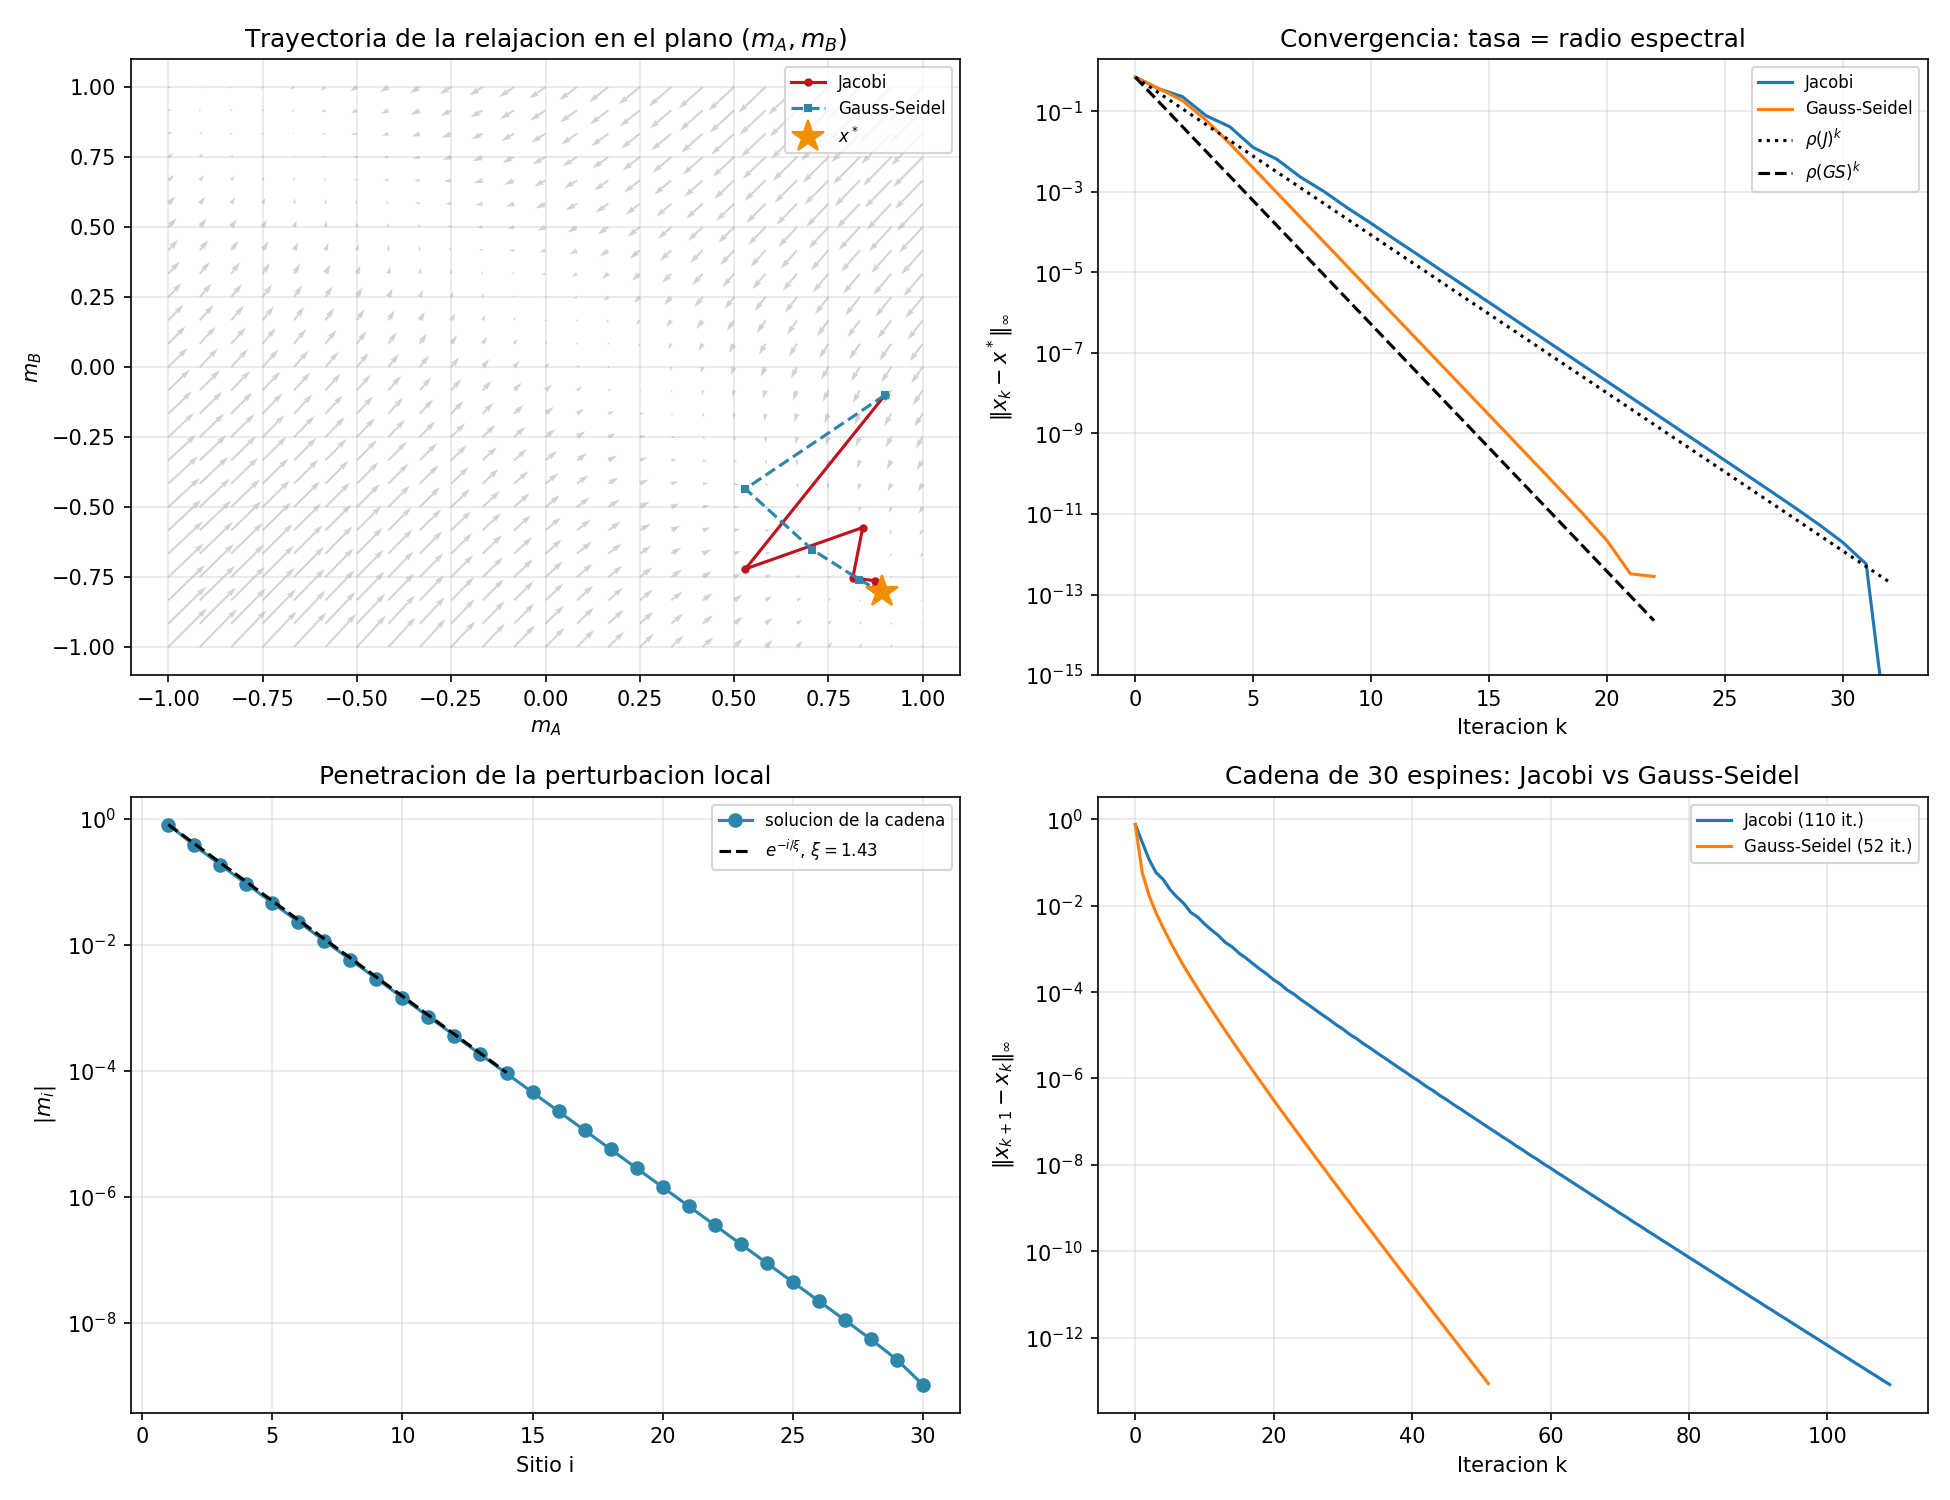

This figure's Python source:
r"""
=============================================================================
 TEMA: Metodo de relajacion de dos o mas variables
 CURSO: Fisica Computacional II
=============================================================================

EXTENSION A VARIAS VARIABLES Y SU JUSTIFICACION
-----------------------------------------------------------------
Un sistema de n ecuaciones no lineales que se escribe como

        x_1 = f_1(x_1,...,x_n)
        ...                         <=>      x = F(x) ,   x in R^n
        x_n = f_n(x_1,...,x_n)

se resuelve igual que en una variable: x^{(k+1)} = F(x^{(k)}). Para el
analisis del error se repite el argumento de Taylor, ahora en varias
variables. Con e^{(k)} = x^{(k)} - x*:

    e^{(k+1)} = F(x* + e^{(k)}) - F(x*) = J e^{(k)} + O(|e|^2) ,
    J_ij = d f_i / d x_j  evaluada en x*     (matriz jacobiana).

La derivada f'(x*) de una variable es reemplazada por la matriz J. Iterando,
e^{(k)} ~ J^k e^{(0)}. Si J es diagonalizable, J^k = V diag(mu_i^k) V^{-1},
de modo que e^{(k)} -> 0 para todo e^{(0)} si y solo si TODOS los
eigenvalores cumplen |mu_i| < 1, es decir

        radio espectral  rho(J) = max_i |mu_i| < 1 .

Y la velocidad asintotica es e^{(k)} ~ rho(J)^k (la direccion con el mayor
|mu| es la que tarda mas en extinguirse). Esta es la generalizacion exacta
de |f'(x*)| < 1 (y por eso aqui se usan los eigenvalores del script 7).

DOS VARIANTES (Jacobi y Gauss-Seidel)
-----------------------------------------------------------------
 * Jacobi (simultanea): todas las componentes nuevas se calculan con el vector
   VIEJO:  x_i^{new} = f_i(x^{old}).
 * Gauss-Seidel (secuencial): cada componente usa de inmediato las ya
   actualizadas:  x_i^{new} = f_i(x_1^{new},...,x_{i-1}^{new}, x_i^{old},...).
   Si J = L + U (L = parte estrictamente triangular inferior, U = resto), el
   error obedece e^{new} = L e^{new} + U e^{old}, es decir
        e^{new} = (I - L)^{-1} U e^{old} ,
   y la tasa es el radio espectral de (I-L)^{-1} U. Es la misma idea que
   Gauss-Seidel en sistemas lineales (y SOR, que le anade un factor omega).

EJEMPLO FISICO 1: campo medio con dos subredes (antiferromagneto)
-----------------------------------------------------------------
Dos subredes A y B de espines con acoplamiento ferromagnetico intrasubred
(a = z1 J1/kT > 0), antiferromagnetico intersubred (b = z2 J2/kT < 0) y un
campo externo reducido H = mu B/kT. Las magnetizaciones reducidas cumplen

    m_A = tanh( a m_A + b m_B + H )
    m_B = tanh( a m_B + b m_A + H )

Dos incognitas acopladas: es un punto fijo en R^2.
Verificacion independiente: con H = 0 el estado antiferromagnetico tiene
m_B = -m_A = -m, y las dos ecuaciones se reducen a UNA sola,
m = tanh((a - b) m), que es exactamente el problema del script 9 con
1/t = a - b. El resultado 2D debe reproducirlo.

EJEMPLO FISICO 2: cadena de N espines en campo medio (n variables)
-----------------------------------------------------------------
Cadena abierta de N espines con acoplamiento K = J/kT entre vecinos y un
campo local h_1 solo en el primer sitio (una "sonda" en el extremo):

        m_i = tanh( K (m_{i-1} + m_{i+1}) + h_i ) ,   m_0 = m_{N+1} = 0 .

El perfil m_i muestra como la perturbacion local penetra en la cadena: decae
exponencialmente con la distancia (longitud de correlacion).
"""

import numpy as np
import matplotlib.pyplot as plt

np.set_printoptions(precision=6, suppress=True, linewidth=120)


# =========================================================================
# 1) Relajacion multivariable (Jacobi y Gauss-Seidel)
# =========================================================================
def relajacion_nd(F, x0, metodo="jacobi", tol=1e-12, max_iter=20000):
    """
    F : funcion R^n -> R^n.
    metodo : "jacobi" (actualizacion simultanea) o "gs" (Gauss-Seidel).
    Devuelve la lista de iterados y el historial de ||x_{k+1} - x_k||_inf.
    Para "gs" se evalua F(x) completo pero solo se toma la componente i
    (es didactico; no es la implementacion mas barata).
    """
    x = np.array(x0, dtype=float)
    xs = [x.copy()]
    pasos = []
    for _ in range(max_iter):
        x_old = x.copy()
        if metodo == "jacobi":
            x = F(x_old)
        else:
            x = x_old.copy()
            for i in range(len(x)):
                x[i] = F(x)[i]            # usa las componentes ya actualizadas
        xs.append(x.copy())
        pasos.append(np.max(np.abs(x - x_old)))
        if pasos[-1] < tol:
            break
    return np.array(xs), np.array(pasos)


def radio_espectral(M):
    return np.max(np.abs(np.linalg.eigvals(M)))


def tasa_gauss_seidel(J):
    """Radio espectral de (I - L)^{-1} U con J = L + U."""
    L = np.tril(J, -1)
    U = J - L
    return radio_espectral(np.linalg.solve(np.eye(len(J)) - L, U))


# =========================================================================
# 2) Ejemplo 1: dos subredes
# =========================================================================
a, b = 0.3, -1.2          # acoplamientos reducidos (adimensionales)
H = 0.2


def F_subredes(x, H=H):
    mA, mB = x
    return np.array([np.tanh(a * mA + b * mB + H),
                     np.tanh(a * mB + b * mA + H)])


def jacobiana_subredes(x, H=H):
    mA, mB = x
    sA = 1 - np.tanh(a * mA + b * mB + H) ** 2      # sech^2 del argumento
    sB = 1 - np.tanh(a * mB + b * mA + H) ** 2
    return np.array([[a * sA, b * sA],
                     [b * sB, a * sB]])


x0 = np.array([0.9, -0.1])
xs_j, pasos_j = relajacion_nd(F_subredes, x0, "jacobi")
xs_g, pasos_g = relajacion_nd(F_subredes, x0, "gs")
x_star = xs_j[-1]

J_star = jacobiana_subredes(x_star)
rho_j = radio_espectral(J_star)
rho_g = tasa_gauss_seidel(J_star)

print("=" * 70)
print("EJEMPLO 1: dos subredes, a=%.2f, b=%.2f, H=%.2f" % (a, b, H))
print("=" * 70)
print(f"Punto fijo: m_A = {x_star[0]:.10f}, m_B = {x_star[1]:.10f}")
print(f"Residuo ||F(x*) - x*||_inf = {np.max(np.abs(F_subredes(x_star) - x_star)):.3e}")
print(f"Jacobiana en x*:\n{J_star}")
print(f"Eigenvalores de J: {np.linalg.eigvals(J_star)}")
print(f"rho(J)  [Jacobi]       = {rho_j:.5f}  (<1: converge)")
print(f"rho(GS) [Gauss-Seidel] = {rho_g:.5f}")
print(f"Iteraciones: Jacobi = {len(xs_j)-1},  Gauss-Seidel = {len(xs_g)-1}")

# tasa medida
err_j = np.max(np.abs(xs_j - x_star), axis=1)
err_g = np.max(np.abs(xs_g - x_star), axis=1)
tasa_med_j = np.mean(err_j[-12:-2][1:] / err_j[-12:-2][:-1])
tasa_med_g = np.mean(err_g[-8:-2][1:] / err_g[-8:-2][:-1])
print(f"Tasa medida e_(k+1)/e_k: Jacobi = {tasa_med_j:.5f} (teorica {rho_j:.5f}), "
      f"GS = {tasa_med_g:.5f} (teorica {rho_g:.5f})")

# --- verificacion con H = 0 contra el problema de una variable (script 9) ---
F0 = lambda x: F_subredes(x, H=0.0)
xs0, _ = relajacion_nd(F0, [0.9, -0.1], "jacobi")
m_2d = xs0[-1]
m1 = 1.0
for _ in range(100):                                # Newton para m = tanh((a-b) m)
    g = m1 - np.tanh((a - b) * m1)
    dg = 1 - (a - b) * (1 - np.tanh((a - b) * m1) ** 2)
    m1 -= g / dg
print(f"\nVerificacion con H=0:  2D -> (m_A, m_B) = ({m_2d[0]:.10f}, {m_2d[1]:.10f})")
print(f"                       1D -> m = tanh((a-b)m) = {m1:.10f}")
print(f"   |m_A - m| = {abs(m_2d[0]-m1):.2e}   |m_B + m| = {abs(m_2d[1]+m1):.2e}")

# =========================================================================
# 3) Ejemplo 2: cadena de N espines (N variables)
# =========================================================================
N = 30
K = 0.4
h = np.zeros(N)
h[0] = 1.0                               # campo solo en el primer sitio


def F_cadena(m):
    vec = np.zeros(N)
    vec[:-1] += m[1:]                    # vecino derecho
    vec[1:] += m[:-1]                    # vecino izquierdo
    return np.tanh(K * vec + h)


def jacobiana_cadena(m):
    s = 1 - F_cadena(m) ** 2
    A_ady = np.eye(N, k=1) + np.eye(N, k=-1)
    return (s[:, None]) * K * A_ady


m0 = np.zeros(N)
ms_j, p_j = relajacion_nd(F_cadena, m0, "jacobi", tol=1e-13)
ms_g, p_g = relajacion_nd(F_cadena, m0, "gs", tol=1e-13)
m_cad = ms_g[-1]
Jc = jacobiana_cadena(m_cad)
print("\n" + "=" * 70)
print(f"EJEMPLO 2: cadena de N={N} espines, K={K}")
print("=" * 70)
print(f"rho(J) Jacobi = {radio_espectral(Jc):.5f},  rho(GS) = {tasa_gauss_seidel(Jc):.5f}")
print(f"Iteraciones: Jacobi = {len(ms_j)-1},  Gauss-Seidel = {len(ms_g)-1}")
print(f"Residuo ||F(m) - m||_inf = {np.max(np.abs(F_cadena(m_cad) - m_cad)):.3e}")
print(f"Diferencia Jacobi vs GS en la solucion: {np.max(np.abs(ms_j[-1]-ms_g[-1])):.2e}")

# longitud de correlacion: pendiente de ln m_i para i grandes
idx = np.arange(1, 13)
pend = np.polyfit(idx, np.log(np.abs(m_cad[idx - 1])), 1)[0]
print(f"Decaimiento ~ exp({pend:.3f} i)  ->  longitud de correlacion xi = {-1/pend:.3f} sitios")

# =========================================================================
# 4) Graficas
# =========================================================================
fig, axes = plt.subplots(2, 2, figsize=(13, 10))

# (a) espacio de fases (mA, mB)
mm = np.linspace(-1, 1, 25)
MA, MB = np.meshgrid(mm, mm)
Fx = np.tanh(a * MA + b * MB + H) - MA
Fy = np.tanh(a * MB + b * MA + H) - MB
axes[0, 0].quiver(MA, MB, Fx, Fy, color="lightgray")
axes[0, 0].plot(xs_j[:, 0], xs_j[:, 1], "o-", color="#C1121F", ms=3, label="Jacobi")
axes[0, 0].plot(xs_g[:, 0], xs_g[:, 1], "s--", color="#2E86AB", ms=3, label="Gauss-Seidel")
axes[0, 0].plot(*x_star, "*", color="#F18F01", ms=16, label=r"$x^*$")
axes[0, 0].set_xlabel(r"$m_A$")
axes[0, 0].set_ylabel(r"$m_B$")
axes[0, 0].set_title("Trayectoria de la relajacion en el plano $(m_A,m_B)$")
axes[0, 0].legend(fontsize=8)
axes[0, 0].grid(alpha=0.3)

# (b) error vs iteracion
k1 = np.arange(len(err_j)); k2 = np.arange(len(err_g))
axes[0, 1].semilogy(k1, err_j + 1e-17, label="Jacobi")
axes[0, 1].semilogy(k2, err_g + 1e-17, label="Gauss-Seidel")
axes[0, 1].semilogy(k1, err_j[0] * rho_j ** k1, "k:", label=r"$\rho(J)^k$")
axes[0, 1].semilogy(k2, err_g[0] * rho_g ** k2, "k--", label=r"$\rho(GS)^k$")
axes[0, 1].set_ylim(1e-15, 2)
axes[0, 1].set_xlabel("Iteracion k")
axes[0, 1].set_ylabel(r"$\|x_k-x^*\|_\infty$")
axes[0, 1].set_title("Convergencia: tasa = radio espectral")
axes[0, 1].legend(fontsize=8)
axes[0, 1].grid(alpha=0.3, which="both")

# (c) perfil de la cadena
sitios = np.arange(1, N + 1)
axes[1, 0].semilogy(sitios, np.abs(m_cad), "o-", color="#2E86AB", label="solucion de la cadena")
axes[1, 0].semilogy(sitios[:14], np.abs(m_cad[0]) * np.exp(pend * (sitios[:14] - 1)),
                    "k--", label=rf"$e^{{-i/\xi}}$, $\xi={-1/pend:.2f}$")
axes[1, 0].set_xlabel("Sitio i")
axes[1, 0].set_ylabel(r"$|m_i|$")
axes[1, 0].set_title("Penetracion de la perturbacion local")
axes[1, 0].legend(fontsize=8)
axes[1, 0].grid(alpha=0.3, which="both")

# (d) convergencia de la cadena
axes[1, 1].semilogy(p_j + 1e-17, label=f"Jacobi ({len(ms_j)-1} it.)")
axes[1, 1].semilogy(p_g + 1e-17, label=f"Gauss-Seidel ({len(ms_g)-1} it.)")
axes[1, 1].set_xlabel("Iteracion k")
axes[1, 1].set_ylabel(r"$\|x_{k+1}-x_k\|_\infty$")
axes[1, 1].set_title(f"Cadena de {N} espines: Jacobi vs Gauss-Seidel")
axes[1, 1].legend(fontsize=8)
axes[1, 1].grid(alpha=0.3, which="both")

plt.tight_layout()
plt.savefig("10_relajacion_multivariable.png", dpi=150)
print("\nGrafica guardada en 10_relajacion_multivariable.png")
